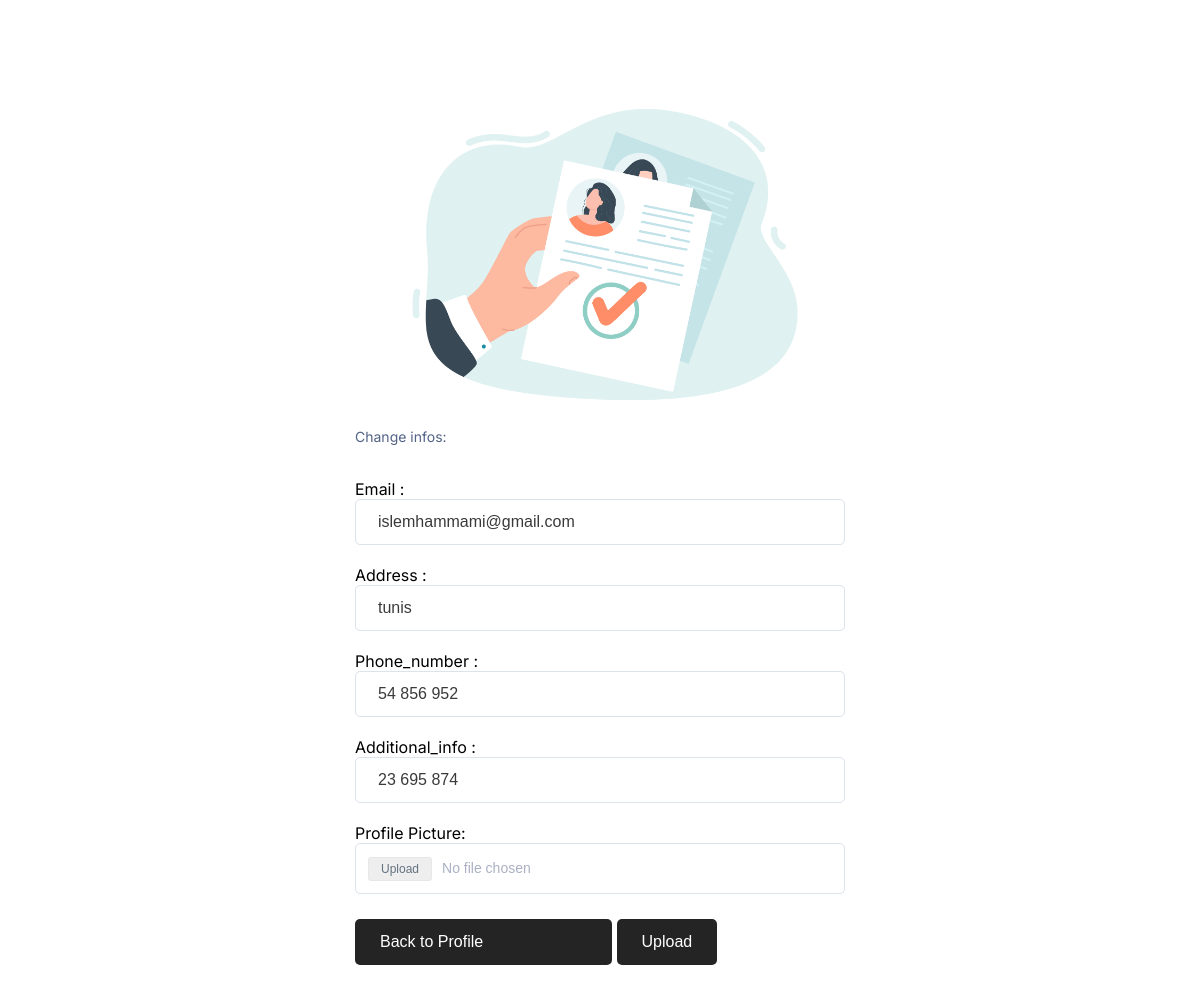
Screenshot of /Freelance-Website/modiff.php (signed in) with the database file from the repository.
### tables this page shows
CREATE TABLE `users` (
  `id` int NOT NULL,
  `username` varchar(255) NOT NULL,
  `password` varchar(255) NOT NULL,
  `email` varchar(255) NOT NULL,
  `created_at` timestamp NOT NULL DEFAULT CURRENT_TIMESTAMP,
  `address` varchar(255) DEFAULT 'not declared',
  `phone_number` varchar(20) DEFAULT 'not declared',
  `additional_info` varchar(255) DEFAULT 'not declared',
  `profile_pic` varchar(255) DEFAULT 'Profile-Icon-SVG-09856789.png',
  `cv` varchar(255) DEFAULT NULL
);

### Freelance-Website/modiff.php (the view, shortened to what this page needs)
<?php
require_once('connbd.php');
$login = $_SESSION['login'];
$query = "SELECT * FROM users where username ='$login'";
$userdata = $db->prepare($query);
$userdata->execute();
$result = $userdata->fetch(PDO::FETCH_ASSOC);
?>
<!DOCTYPE html>
<html lang="en">
<head>
  <link rel="stylesheet" href="css/style.css">
  <link rel="stylesheet" href="css/form.css">
</head>
<div class="formbold-main-wrapper">
  <div class="formbold-form-wrapper">
    <img width="500" src="resorses/from3.jpg">
    <form action="profilechange.php" method="POST" enctype="multipart/form-data">
      <label for="title" class="formbold-form-label">Change infos:</label>
      <br>
      <div>
        <label for="description">Email : </label>
        <input type="email" name="email" id="email" class="formbold-form-input" value="<?php echo $result["email"]; ?>"><br>
      </div>
      <br>
      <div>
        <label for="description">Address :</label>
        <input type="text" name="address" id="address" class="formbold-form-input" value="<?php echo $result["address"]; ?>"><br>
      </div>
      <br>
      <div>
        <label for="description">Phone_number :</label>
        <input type="text" name="phone_number" id="phone_number" class="formbold-form-input" value="<?php echo $result["phone_number"]; ?>" ><br>
      </div>
      <br>
      <div>
        <label for="description">Additional_info :</label>
        <input type="text" name="additional_info" id="additional_info" class="formbold-form-input" value="<?php echo $result["additional_info"]; ?>"><br>
      </div>
      <br>
      <div>
        <label for="cover_image">Profile Picture:</label>
        <input type="file" name="profile_pic" id="profile_pic" class="formbold-form-input formbold-form-file" value="<?php echo $result["profile_pic"]; ?>"><br>
      </div>
      <div>
        <a href="profile.php"><input type="" value="Back to Profile" class="formbold-btn"></a>
        <input type="submit" value="Upload" class="formbold-btn">
      </div>
    </form>
  </div>
</div>
</body>
</html>

### Freelance-Website/Style.css (style rules this page uses)
a { color: #ffffff; }

### Freelance-Website/css/form.css (style rules this page uses)
* { margin: 0; padding: 0; box-sizing: border-box; }
.formbold-main-wrapper { display: flex; align-items: center; justify-content: center; padding: 48px; }
.formbold-form-wrapper { margin: 0 auto; max-width: 570px; width: 100%; background: white; padding: 40px; }
.formbold-form-input { width: 100%; padding: 13px 22px; border-radius: 5px; border: 1px solid #dde3ec; background: #ffffff; font-weight: 500; font-size: 16px; color: #3a3a3b; outline: none; resize: none; }
.formbold-form-input::placeholder, select.formbold-form-input, .formbold-form-input[type='date']::-webkit-datetime-edit-text, .formbold-form-input[type='date']::-webkit-datetime-edit-month-field, .formbold-form-input[type='date']::-webkit-datetime-edit-day-field, .formbold-form-input[type='date']::-webkit-datetime-edit-year-field { color: rgba(83, 99, 135, 0.5); }
.formbold-form-label { color: #536387; font-size: 14px; line-height: 24px; display: block; margin-bottom: 10px; }
.formbold-form-file { padding: 12px; font-size: 14px; line-height: 24px; color: rgba(83, 99, 135, 0.5); }
.formbold-form-file:before { content: 'Upload'; display: inline-block; background: #EEEEEE; border: 0.5px solid #E7E7E7; border-radius: 3px; padding: 3px 12px; outline: none; white-space: nowrap; cursor: pointer; color: #637381; font-weight: 500; font-size: 12px; line-height: 16px; margin-right: 10px; }
.formbold-btn { font-size: 16px; border-radius: 5px; padding: 14px 25px; border: none; font-weight: 500; background-color: #242424; color: white; cursor: pointer; margin-top: 25px; }

### rows the page displays
users: email "islemhammami@gmail.com", address "tunis", phone_number "54 856 952", additional_info "23 695 874"
